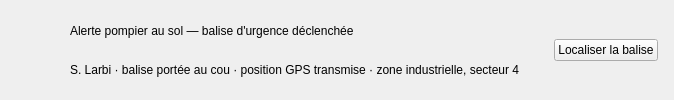
<widget class="QFrame" name="cadreAlerteBalise"><property name="variante" stdset="0"><string notr="true">alerte</string></property><layout class="QHBoxLayout" name="layout68"><property name="spacing"><number>14</number></property><property name="leftMargin"><number>16</number></property><property name="topMargin"><number>12</number></property><property name="rightMargin"><number>16</number></property><property name="bottomMargin"><number>12</number></property><item><widget class="QLabel" name="tuile7"><property name="minimumSize"><size><width>40</width><height>40</height></size></property><property name="maximumSize"><size><width>40</width><height>40</height></size></property><property name="pixmap"><pixmap resource="ressources.qrc">:/images/icones/tuile_alert_rouge.png</pixmap></property><property name="scaledContents"><bool>true</bool></property></widget></item><item><layout class="QVBoxLayout" name="layout67"><property name="spacing"><number>1</number></property><item><widget class="QLabel" name="lbl83"><property name="text"><string>Alerte pompier au sol — balise d'urgence déclenchée</string></property><property name="variante" stdset="0"><string notr="true">alerteTitre</string></property></widget></item><item><widget class="QLabel" name="lbl84"><property name="text"><string>S. Larbi · balise portée au cou · position GPS transmise · zone industrielle, secteur 4</string></property><property name="variante" stdset="0"><string notr="true">alerteTexte</string></property></widget></item></layout></item><item><spacer name="ressort31"><property name="orientation"><enum>Qt::Horizontal</enum></property><property name="sizeHint" stdset="0"><size><width>20</width><height>20</height></size></property></spacer></item><item><widget class="QPushButton" name="btnLocaliserBalise"><property name="text"><string>Localiser la balise</string></property><property name="cursor"><cursorShape>PointingHandCursor</cursorShape></property><property name="variante" stdset="0"><string notr="true">alerte</string></property><property name="icon"><iconset resource="ressources.qrc"><normaloff>:/images/icones/pin_rouge.png</normaloff>:/images/icones/pin_rouge.png</iconset></property><property name="iconSize"><size><width>16</width><height>16</height></size></property></widget></item></layout></widget>
